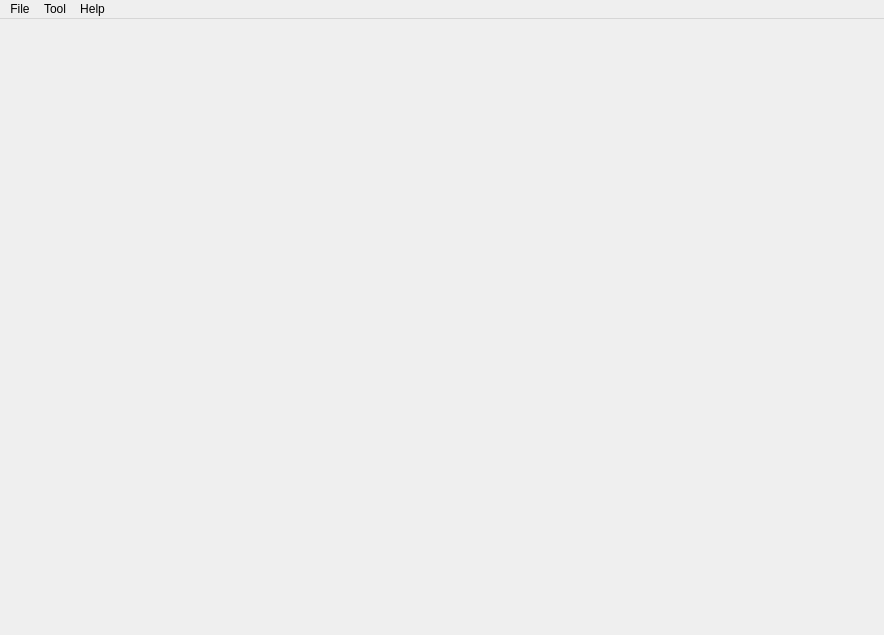
<?xml version="1.0" encoding="UTF-8"?>
<ui version="4.0">
 <class>MainWindow</class>
 <widget class="QMainWindow" name="MainWindow">
  <property name="geometry">
   <rect>
    <x>0</x>
    <y>0</y>
    <width>884</width>
    <height>635</height>
   </rect>
  </property>
  <property name="sizePolicy">
   <sizepolicy hsizetype="Expanding" vsizetype="Expanding">
    <horstretch>0</horstretch>
    <verstretch>0</verstretch>
   </sizepolicy>
  </property>
  <property name="windowTitle">
   <string>MediaConch</string>
  </property>
  <widget class="QWidget" name="centralWidget">
   <layout class="QVBoxLayout" name="verticalLayout_2" stretch="0">
    <property name="spacing">
     <number>0</number>
    </property>
    <property name="sizeConstraint">
     <enum>QLayout::SetDefaultConstraint</enum>
    </property>
    <property name="margin">
     <number>0</number>
    </property>
    <item>
     <layout class="QVBoxLayout" name="Layout">
      <property name="spacing">
       <number>0</number>
      </property>
      <property name="sizeConstraint">
       <enum>QLayout::SetDefaultConstraint</enum>
      </property>
      <property name="margin">
       <number>0</number>
      </property>
     </layout>
    </item>
   </layout>
  </widget>
  <widget class="QMenuBar" name="menuBar">
   <property name="geometry">
    <rect>
     <x>0</x>
     <y>0</y>
     <width>884</width>
     <height>27</height>
    </rect>
   </property>
   <widget class="QMenu" name="menuFile">
    <property name="title">
     <string>File</string>
    </property>
    <addaction name="actionOpen"/>
    <addaction name="actionCloseAll"/>
    <addaction name="separator"/>
    <addaction name="actionChooseSchema"/>
    <addaction name="separator"/>
    <addaction name="actionQuit"/>
   </widget>
   <widget class="QMenu" name="menuTool">
    <property name="title">
     <string>Tool</string>
    </property>
    <addaction name="actionChecker"/>
    <addaction name="actionResult"/>
    <addaction name="actionPolicies"/>
    <addaction name="actionDisplay"/>
   </widget>
   <widget class="QMenu" name="menuHelp">
    <property name="title">
     <string>Help</string>
    </property>
    <addaction name="actionGettingStarted"/>
    <addaction name="actionHowToUse"/>
    <addaction name="actionDataFormat"/>
    <addaction name="separator"/>
    <addaction name="actionAbout"/>
   </widget>
   <addaction name="menuFile"/>
   <addaction name="menuTool"/>
   <addaction name="menuHelp"/>
  </widget>
  <action name="actionOpen">
   <property name="text">
    <string>Open</string>
   </property>
  </action>
  <action name="actionQuit">
   <property name="text">
    <string>Quit</string>
   </property>
  </action>
  <action name="actionChooseSchema">
   <property name="text">
    <string>Import policy set...</string>
   </property>
  </action>
  <action name="actionSavePolicies">
   <property name="text">
    <string>Save policies to Schematron file</string>
   </property>
  </action>
  <action name="actionChecker">
   <property name="checkable">
    <bool>true</bool>
   </property>
   <property name="checked">
    <bool>true</bool>
   </property>
   <property name="text">
    <string>Checker</string>
   </property>
  </action>
  <action name="actionResult">
   <property name="checkable">
    <bool>true</bool>
   </property>
   <property name="text">
    <string>Result</string>
   </property>
  </action>
  <action name="actionPolicies">
   <property name="checkable">
    <bool>true</bool>
   </property>
   <property name="text">
    <string>Policies</string>
   </property>
  </action>
  <action name="actionDisplay">
   <property name="checkable">
    <bool>true</bool>
   </property>
   <property name="text">
    <string>Display</string>
   </property>
  </action>
  <action name="actionCloseAll">
   <property name="text">
    <string>Close all</string>
   </property>
  </action>
  <action name="actionGettingStarted">
   <property name="text">
    <string>Getting started</string>
   </property>
  </action>
  <action name="actionHowToUse">
   <property name="text">
    <string>How To Use</string>
   </property>
  </action>
  <action name="actionDataFormat">
   <property name="text">
    <string>Data Format</string>
   </property>
  </action>
  <action name="actionAbout">
   <property name="text">
    <string>About</string>
   </property>
  </action>
 </widget>
 <layoutdefault spacing="6" margin="11"/>
 <resources/>
 <connections>
  <connection>
   <sender>actionQuit</sender>
   <signal>triggered()</signal>
   <receiver>MainWindow</receiver>
   <slot>close()</slot>
   <hints>
    <hint type="sourcelabel">
     <x>-1</x>
     <y>-1</y>
    </hint>
    <hint type="destinationlabel">
     <x>445</x>
     <y>325</y>
    </hint>
   </hints>
  </connection>
 </connections>
</ui>
